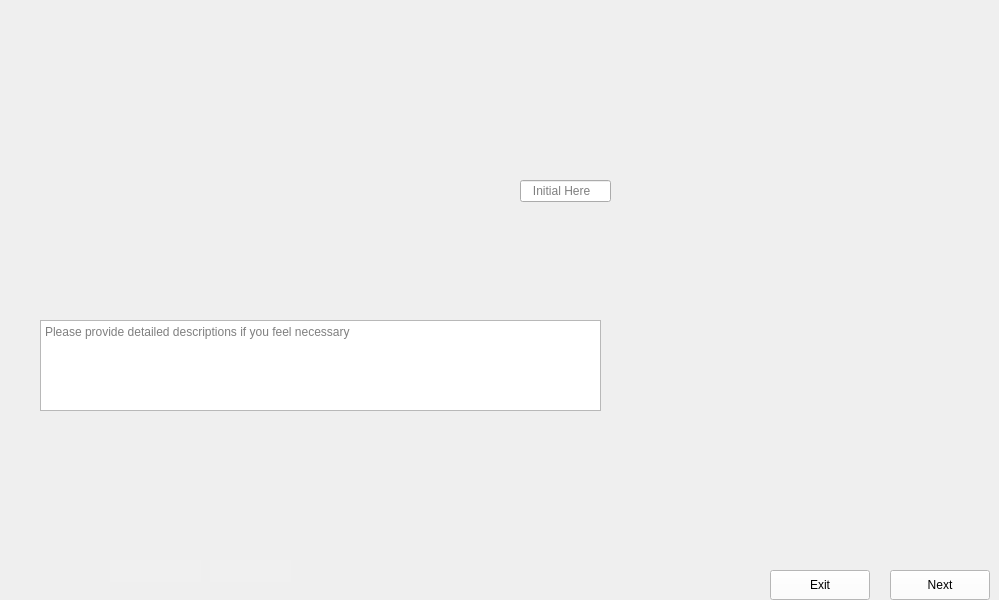
      <widget class="QWidget" name="PreLap_First_Epoxy_Fill_2">
       <property name="maximumSize">
        <size>
         <width>1024</width>
         <height>600</height>
        </size>
       </property>
       <property name="styleSheet">
        <string notr="true">border-image: url(:/images/images/Pre_Lap_First_Epoxy_Fill_2.png);</string>
       </property>
       <widget class="QLineEdit" name="PreLap_First_Epoxy_Fill_2_Data">
        <property name="geometry">
         <rect>
          <x>520</x>
          <y>180</y>
          <width>91</width>
          <height>22</height>
         </rect>
        </property>
        <property name="styleSheet">
         <string notr="true">border-image:None;</string>
        </property>
        <property name="placeholderText">
         <string>   Initial Here</string>
        </property>
       </widget>
       <widget class="QTextEdit" name="PreLap_First_Epoxy_Fill_2_Comments">
        <property name="geometry">
         <rect>
          <x>40</x>
          <y>320</y>
          <width>561</width>
          <height>91</height>
         </rect>
        </property>
        <property name="styleSheet">
         <string notr="true">border-image:None;</string>
        </property>
        <property name="placeholderText">
         <string>Please provide detailed descriptions if you feel necessary </string>
        </property>
       </widget>
       <widget class="QLineEdit" name="PreLap_First_Epoxy_Fill_2_Initials">
        <property name="geometry">
         <rect>
          <x>210</x>
          <y>560</y>
          <width>81</width>
          <height>22</height>
         </rect>
        </property>
        <property name="styleSheet">
         <string notr="true">QLineEdit{
background-color: rgb(240, 240, 240);
border: none;
border-image:None;
}</string>
        </property>
       </widget>
       <widget class="QLineEdit" name="PreLap_First_Epoxy_Fill_2_Dates">
        <property name="geometry">
         <rect>
          <x>110</x>
          <y>560</y>
          <width>91</width>
          <height>22</height>
         </rect>
        </property>
        <property name="styleSheet">
         <string notr="true">QLineEdit{
background-color: rgb(240, 240, 240);
border: none;
border-image:None;
}</string>
        </property>
       </widget>
       <widget class="QPushButton" name="PreLap_First_Epoxy_Fill_2_Next">
        <property name="geometry">
         <rect>
          <x>890</x>
          <y>570</y>
          <width>100</width>
          <height>30</height>
         </rect>
        </property>
        <property name="styleSheet">
         <string notr="true">QPushButton{
background-color: rgb(255, 255, 255);
height: 35px;
border-image:None;
}
QPushButton::hover{
background-color: rgb(0, 0, 255);
}
QPushButton:pressed{
padding-top:7px;
padding-top:7px;
}</string>
        </property>
        <property name="text">
         <string>Next</string>
        </property>
       </widget>
       <widget class="QPushButton" name="PreLap_First_Epoxy_Fill_2_Back">
        <property name="geometry">
         <rect>
          <x>770</x>
          <y>570</y>
          <width>100</width>
          <height>30</height>
         </rect>
        </property>
        <property name="styleSheet">
         <string notr="true">QPushButton{
background-color: rgb(255, 255, 255);
height: 35px;
border-image:None;
}
QPushButton::hover{
background-color: rgb(0, 0, 255);
}
QPushButton:pressed{
padding-top:7px;
padding-top:7px;
}</string>
        </property>
        <property name="text">
         <string>Exit</string>
        </property>
       </widget>
      </widget>
